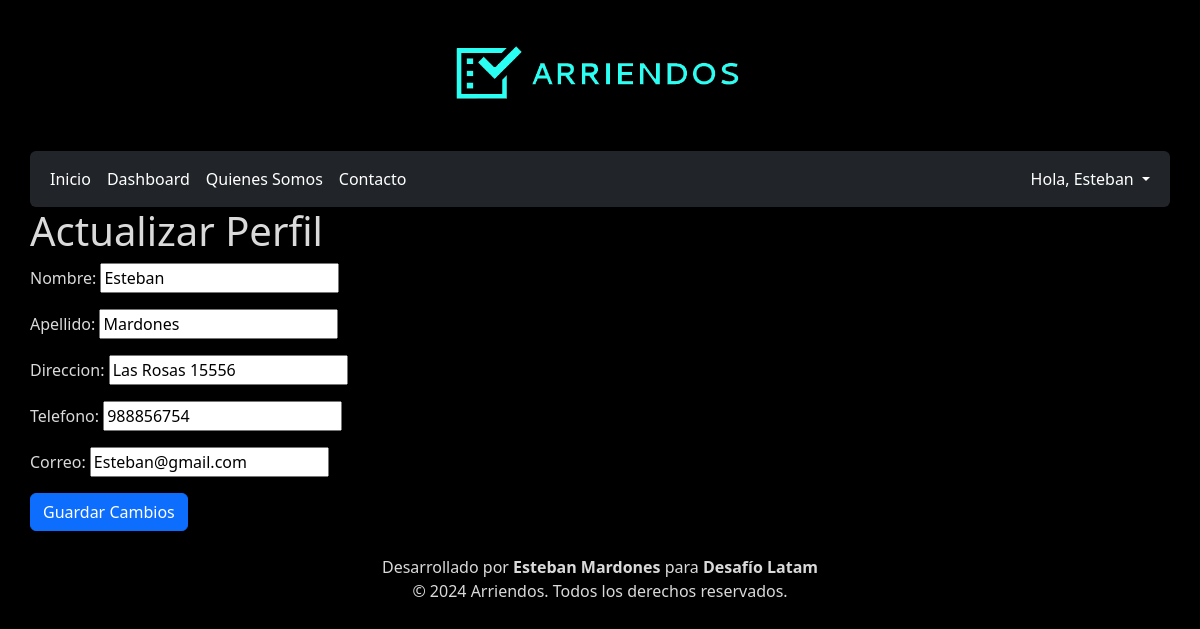
The page /profile/update/ (signed in) on the database its author committed.
### gestion_inmuebles/models.py (models this page shows, shortened)
class PerfilUsuario(models.Model):
    user = models.OneToOneField(User, on_delete=models.CASCADE)
    tipo_usuario = models.ForeignKey(TipoUsuario, on_delete=models.CASCADE)
    nombre = models.CharField(max_length=50)
    apellido = models.CharField(max_length=50)
    rut = models.CharField(max_length=12)
    direccion = models.CharField(max_length=200)
    telefono = models.CharField(max_length=15)
    correo = models.EmailField()

### gestion_inmuebles/views.py (the view)
# urls.py: path('profile/update/', views.update_profile, name='update_profile'),
@login_required
def update_profile(request):
    perfil = PerfilUsuario.objects.get(user=request.user)
    if request.method == 'POST':
        form = PerfilUsuarioForm(request.POST, instance=perfil)  # Pass instance to pre-fill data
        if form.is_valid():
            form.save()  # Save the form data to the database
            messages.success(request, "Perfil actualizado exitosamente.")
            return redirect('dashboard')  # Redirect after successful update
        else:
            messages.error(request, "Por favor corrige los errores en el formulario.")
    else:
        form = PerfilUsuarioForm(instance=perfil)  # Pre-fill form with existing data
    return render(request, 'update_profile.html', {'form': form})

### gestion_inmuebles/forms.py
class PerfilUsuarioForm(forms.ModelForm):
    class Meta:
        model = PerfilUsuario
        fields = ['nombre', 'apellido', 'direccion', 'telefono', 'correo']

### gestion_inmuebles/templates/update_profile.html (shortened to what this page needs)
{% extends 'base.html' %}
{% block content %}
<h1>Actualizar Perfil</h1>
<form method="post">
    {{ form.as_p }}
    <button type="submit" class="btn btn-primary">Guardar Cambios</button>
</form>
{% endblock %}

### gestion_inmuebles/templates/navbar.html (shortened to what this page needs)
<nav class="navbar bg-dark navbar-expand-lg custom-black-navbar rounded" data-bs-theme="dark">
    <div class="container-fluid">
        <div class="collapse navbar-collapse" id="navbarNavAltMarkup">
            <div class="navbar-nav me-auto">
                <a class="nav-link text-white" href="/">Inicio</a>
                {% if user.is_authenticated %}
                    <a class="nav-link text-white" href="/dashboard">Dashboard</a>
                {% endif %}
                <a class="nav-link text-white" href="/acerca">Quienes Somos</a>
                <a class="nav-link text-white" href="/contacto">Contacto</a>
            </div>
            <div class="navbar-nav text-center">
                {% if user.is_authenticated %}
                    <li class="nav-item dropdown">
                        <a class="nav-link dropdown-toggle text-white" href="#" id="navbarDropdown" role="button" data-bs-toggle="dropdown" aria-expanded="false">
                             Hola, {{ user.username }}
                        </a>
                    </li>
                {% else %}
                    <a class="nav-link text-white" href="/signup">Registrarse</a>
                    <a class="nav-link text-white" href="/login">Iniciar sesión</a>
                {% endif %}
            </div>
        </div>
    </div>
</nav>

### static/css/styles.css (style rules this page uses)
.custom-body { background-color: #000000 !important; color: rgb(218, 218, 218) !important; }

### rows shown on the page
PerfilUsuario: nombre "Esteban", apellido "Mardones", direccion "Las Rosas 15556", telefono "988856754", correo "Esteban@gmail.com"

### other values the page prints
{{ user.username }} "Esteban"
